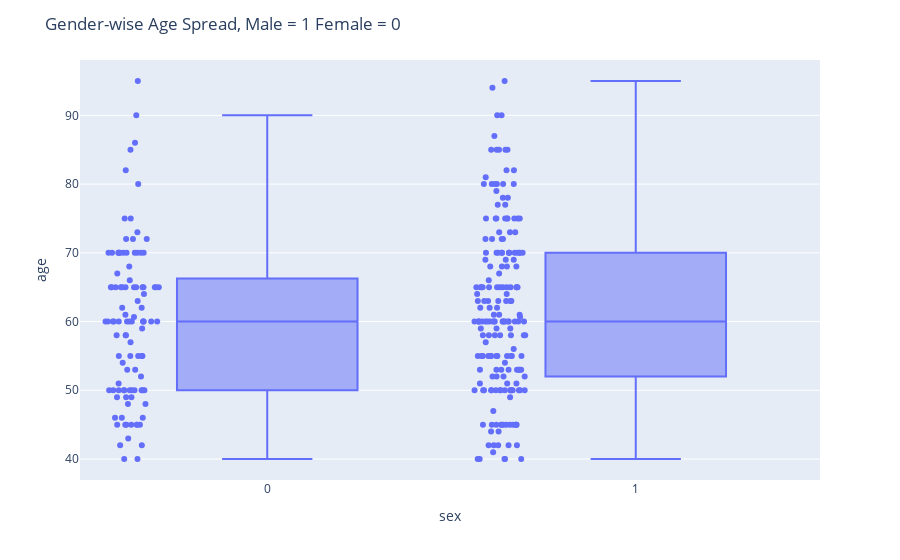

The notebook cell saved with this chart:
### Markdown cell above
Note: Ages 40-80 have a high spread, ages <= 40 & >= 80 spread is much lower.
The variance is represented via bar charts below.

### Code cell
fig = px.box(HEART_DATA, x = 'sex', y = 'age', points = 'all')
fig.update_layout(title_text="Gender-wise Age Spread, Male = 1 Female = 0")
fig.show()

### Figure 1 — Plotly figure (JSON) as saved in the notebook; plotly's stock layout.template omitted (floating-point values rounded to 4 significant figures; data arrays with more than 128 entries replaced by an {"elided": "..."} marker saying what was removed)
{"data": [{"alignmentgroup": "True", "boxpoints": "all", "hovertemplate": "sex=%{x}<br>age=%{y}<extra></extra>", "legendgroup": "", "marker": {"color": "#636efa"}, "name": "", "notched": false, "offsetgroup": "", "orientation": "v", "showlegend": false, "type": "box", "x": {"elided": "299 int values"}, "x0": " ", "xaxis": "x", "y": {"elided": "299 float values"}, "y0": " ", "yaxis": "y"}], "layout": {"boxmode": "group", "legend": {"tracegroupgap": 0}, "margin": {"t": 60}, "title": {"text": "Gender-wise Age Spread, Male = 1 Female = 0"}, "xaxis": {"anchor": "y", "domain": [0, 1], "title": {"text": "sex"}}, "yaxis": {"anchor": "x", "domain": [0, 1], "title": {"text": "age"}}}}
